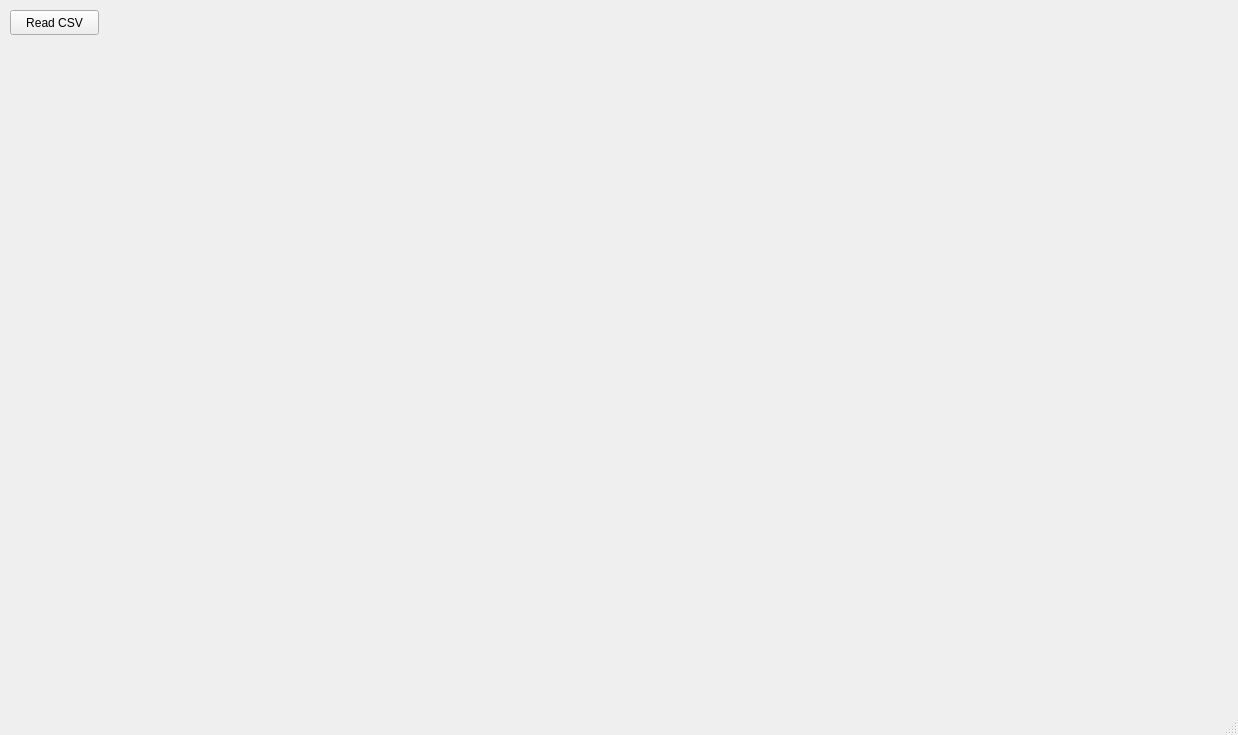
<?xml version="1.0" encoding="UTF-8"?>
<ui version="4.0">
 <class>MainWindow</class>
 <widget class="QMainWindow" name="MainWindow">
  <property name="geometry">
   <rect>
    <x>0</x>
    <y>0</y>
    <width>1238</width>
    <height>735</height>
   </rect>
  </property>
  <property name="windowTitle">
   <string>MainWindow</string>
  </property>
  <widget class="QWidget" name="centralwidget">
   <widget class="QPushButton" name="pushButton">
    <property name="geometry">
     <rect>
      <x>10</x>
      <y>10</y>
      <width>89</width>
      <height>25</height>
     </rect>
    </property>
    <property name="text">
     <string>Read CSV</string>
    </property>
   </widget>
   <widget class="QCustomPlot" name="widget" native="true">
    <property name="geometry">
     <rect>
      <x>120</x>
      <y>10</y>
      <width>491</width>
      <height>661</height>
     </rect>
    </property>
   </widget>
  </widget>
  <widget class="QMenuBar" name="menubar">
   <property name="geometry">
    <rect>
     <x>0</x>
     <y>0</y>
     <width>1238</width>
     <height>28</height>
    </rect>
   </property>
  </widget>
  <widget class="QStatusBar" name="statusbar"/>
 </widget>
 <customwidgets>
  <customwidget>
   <class>QCustomPlot</class>
   <extends>QWidget</extends>
   <header location="global">qcustomplot.h</header>
   <container>1</container>
  </customwidget>
 </customwidgets>
 <resources/>
 <connections/>
</ui>
